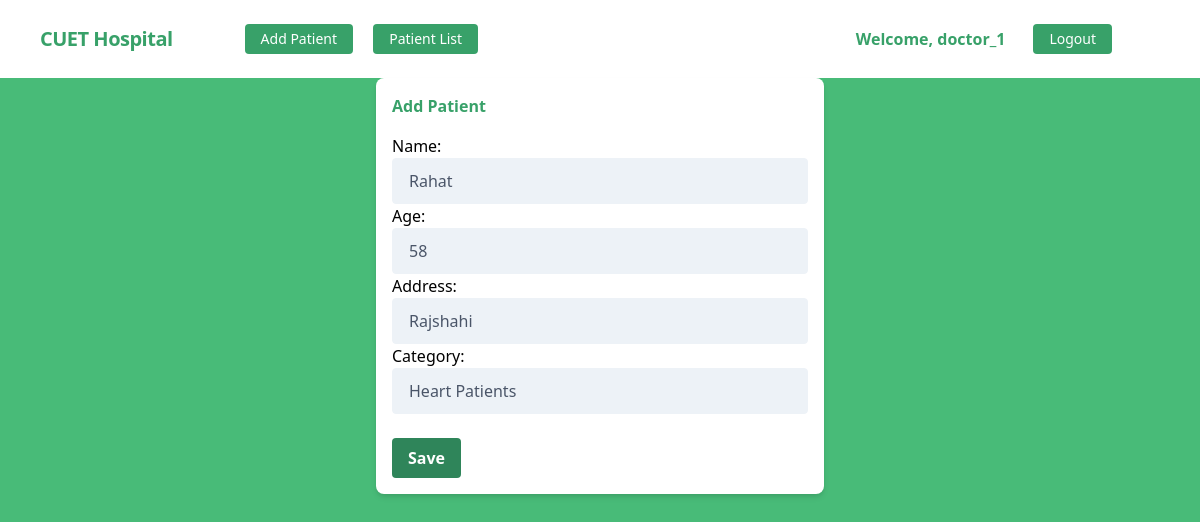
/doctor/edit_patient/3/ (signed in), run on the app's committed database.
### patients/models.py (models this page shows, shortened)
class PatientAccount(models.Model):
    doctor = models.ForeignKey(DoctorAccount, related_name = 'patient', on_delete=models.CASCADE)
    name = models.CharField(max_length=100)
    age = models.PositiveIntegerField()
    address = models.CharField(max_length=200)
    category = models.CharField(max_length=50, choices=[('Heart', 'Heart Patients'), ('Liver', 'Liver Patients')])

### patients/views.py (the view)
# urls.py: path('edit_patient/<int:pk>/', views.PatientUpdateView.as_view(), name='edit_patient'),
class PatientUpdateView(LoginRequiredMixin, UpdateView):
    model = PatientAccount
    form_class = PatientForm
    template_name = 'add_patient.html'
    success_url = reverse_lazy('patient_list')

### patients/forms.py
class PatientForm(forms.ModelForm):
    class Meta:
        model = PatientAccount
        fields = ['name', 'age', 'address', 'category']
    def __init__(self, *args, **kwargs):
        super().__init__(*args, **kwargs)
        for field in self.fields:
            self.fields[field].widget.attrs.update({
                'class' : (
                    'appearance-none block w-full bg-gray-200 '
                    'text-gray-700 border border-gray-200 rounded '
                    'py-3 px-4 leading-tight focus:outline-none '
                    'focus:bg-white focus:border-gray-500'
                )
            })

### patients/templates/add_patient.html (shortened to what this page needs)
{% extends 'base.html' %}
{% block content %}
        <form method="post" class="max-w-md mx-auto p-4 bg-white rounded-lg shadow-md">
          <p class="leading-normal mb-4 font-semibold text-green-600">
            Add Patient
         </p>
          {{ form.as_p }}
          <br/>
          <button type="submit" class="bg-green-700 hover:bg-green-500 text-white font-bold py-2 px-4 rounded focus:outline-none focus:shadow-outline-blue active:bg-blue-800">
            Save
          </button>
        </form>
{% endblock %}

### common/templates/navbar.html (shortened to what this page needs)
<nav class="flex items-center justify-between flex-wrap bg-white p-6 px-10">
    <div class="flex items-center flex-shrink-0 text-white mr-6">
        <span class="font-semibold text-xl tracking-tight text-green-600"><a href="/">CUET Hospital</a></span>
    </div>
    <div class="w-full block flex-grow lg:flex lg:items-center lg:w-auto px-10">
        {% if request.user.is_authenticated %}
        <div class="text-md lg:flex-grow">
            <a href="{% url 'add_patient' %}"  class="mx-2 inline-block font-medium text-sm px-4 py-2 leading-none bg-green-600 rounded text-white border-white hover:border-transparent hover:text-dark hover:bg-red-600 mt-4 lg:mt-0">Add Patient</a>
            <a href="{% url 'patient_list' %}" class="mx-2 inline-block font-medium text-sm px-4 py-2 leading-none bg-green-600 rounded text-white border-white hover:border-transparent hover:text-dark hover:bg-red-600 mt-4 lg:mt-0">Patient List</a>
        </div>
        <div class="flex w-auto">
            <div class="text-green-600 my-auto font-black px-5">Welcome, {{ request.user.username }}  </div>
            <a href="{% url 'logout' %}" class="mx-2 inline-block font-medium text-sm px-4 py-2 leading-none bg-green-600 rounded text-white border-white hover:border-transparent hover:text-white hover:bg-red-700 mt-4 lg:mt-0">Logout</a>
        </div>
    {% endif %}
    </div>
</nav>

### data on the page
PatientAccount: name "Rahat", age "58", address "Rajshahi", category "Heart Patients"

### other printed values
{{ request.user.username }} "doctor_1"
